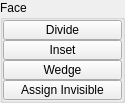
          <widget class="QGroupBox" name="Face">
           <property name="minimumSize">
            <size>
             <width>125</width>
             <height>0</height>
            </size>
           </property>
           <property name="maximumSize">
            <size>
             <width>125</width>
             <height>999</height>
            </size>
           </property>
           <property name="baseSize">
            <size>
             <width>0</width>
             <height>0</height>
            </size>
           </property>
           <property name="title">
            <string>Face</string>
           </property>
           <layout class="QVBoxLayout" name="verticalLayout_6">
            <property name="spacing">
             <number>0</number>
            </property>
            <property name="leftMargin">
             <number>0</number>
            </property>
            <property name="topMargin">
             <number>0</number>
            </property>
            <property name="rightMargin">
             <number>0</number>
            </property>
            <property name="bottomMargin">
             <number>0</number>
            </property>
            <item>
             <widget class="ToolButton" name="tb007">
              <property name="enabled">
               <bool>true</bool>
              </property>
              <property name="minimumSize">
               <size>
                <width>0</width>
                <height>20</height>
               </size>
              </property>
              <property name="maximumSize">
               <size>
                <width>999</width>
                <height>20</height>
               </size>
              </property>
              <property name="toolTip">
               <string>Divide facet</string>
              </property>
              <property name="text">
               <string>Divide</string>
              </property>
              <property name="iconSize">
               <size>
                <width>18</width>
                <height>18</height>
               </size>
              </property>
             </widget>
            </item>
            <item>
             <widget class="ToolButton" name="tb006">
              <property name="enabled">
               <bool>true</bool>
              </property>
              <property name="minimumSize">
               <size>
                <width>0</width>
                <height>20</height>
               </size>
              </property>
              <property name="maximumSize">
               <size>
                <width>999</width>
                <height>20</height>
               </size>
              </property>
              <property name="toolTip">
               <string>Inset selected face region</string>
              </property>
              <property name="text">
               <string>Inset</string>
              </property>
              <property name="iconSize">
               <size>
                <width>18</width>
                <height>18</height>
               </size>
              </property>
             </widget>
            </item>
            <item>
             <widget class="QPushButton" name="b034">
              <property name="enabled">
               <bool>true</bool>
              </property>
              <property name="minimumSize">
               <size>
                <width>0</width>
                <height>20</height>
               </size>
              </property>
              <property name="maximumSize">
               <size>
                <width>999</width>
                <height>20</height>
               </size>
              </property>
              <property name="toolTip">
               <string>Wedge the selected faces by extruding and rotating them about a selected edge.</string>
              </property>
              <property name="text">
               <string>Wedge</string>
              </property>
              <property name="iconSize">
               <size>
                <width>18</width>
                <height>18</height>
               </size>
              </property>
              <property name="balette" stdset="0">
               <palette>
                <active>
                 <colorrole role="Highlight">
                  <brush brushstyle="SolidPattern">
                   <color alpha="255">
                    <red>168</red>
                    <green>152</green>
                    <blue>250</blue>
                   </color>
                  </brush>
                 </colorrole>
                </active>
                <inactive>
                 <colorrole role="Highlight">
                  <brush brushstyle="SolidPattern">
                   <color alpha="255">
                    <red>168</red>
                    <green>152</green>
                    <blue>250</blue>
                   </color>
                  </brush>
                 </colorrole>
                </inactive>
                <disabled>
                 <colorrole role="Highlight">
                  <brush brushstyle="SolidPattern">
                   <color alpha="255">
                    <red>0</red>
                    <green>120</green>
                    <blue>215</blue>
                   </color>
                  </brush>
                 </colorrole>
                </disabled>
               </palette>
              </property>
             </widget>
            </item>
            <item>
             <widget class="QPushButton" name="b038">
              <property name="enabled">
               <bool>true</bool>
              </property>
              <property name="minimumSize">
               <size>
                <width>0</width>
                <height>20</height>
               </size>
              </property>
              <property name="maximumSize">
               <size>
                <width>999</width>
                <height>20</height>
               </size>
              </property>
              <property name="toolTip">
               <string>Assign selected faces to be invisible or unassign.</string>
              </property>
              <property name="text">
               <string>Assign Invisible</string>
              </property>
              <property name="iconSize">
               <size>
                <width>18</width>
                <height>18</height>
               </size>
              </property>
              <property name="balette" stdset="0">
               <palette>
                <active>
                 <colorrole role="Button">
                  <brush brushstyle="SolidPattern">
                   <color alpha="255">
                    <red>80</red>
                    <green>80</green>
                    <blue>80</blue>
                   </color>
                  </brush>
                 </colorrole>
                </active>
                <inactive>
                 <colorrole role="Button">
                  <brush brushstyle="SolidPattern">
                   <color alpha="255">
                    <red>80</red>
                    <green>80</green>
                    <blue>80</blue>
                   </color>
                  </brush>
                 </colorrole>
                </inactive>
                <disabled>
                 <colorrole role="Button">
                  <brush brushstyle="SolidPattern">
                   <color alpha="255">
                    <red>80</red>
                    <green>80</green>
                    <blue>80</blue>
                   </color>
                  </brush>
                 </colorrole>
                </disabled>
               </palette>
              </property>
             </widget>
            </item>
           </layout>
          </widget>
